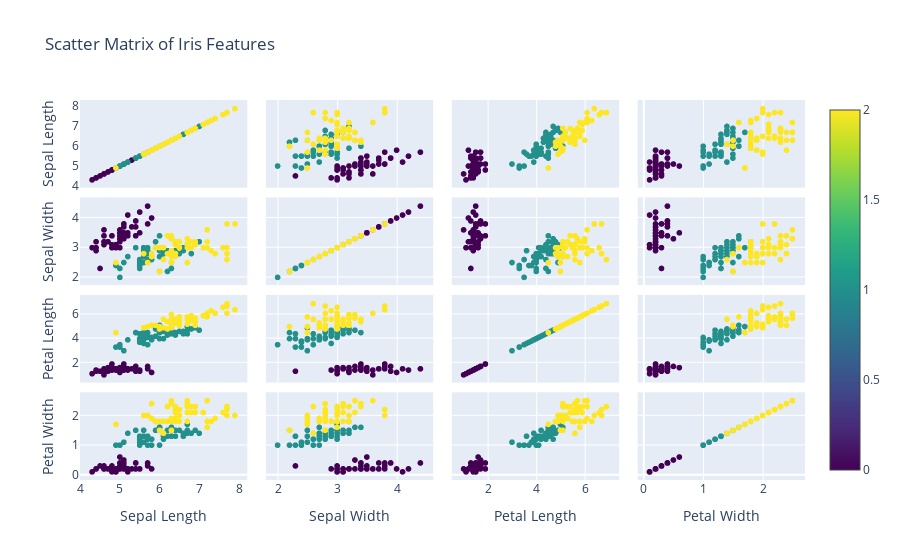

Source (notebook cell):
### Markdown cell above
<h2 style="
  font-size: 1.5em; 
  color: black; /* Light text color */
  margin-left: 0; 
  margin-top: 20px; 
  font-family: 'Verdana', sans-serif; 
  border-bottom: 5px solid #002b36; /* Dark background color for underline effect */
  padding-bottom: 5px; 
">
  <b>Plotting</b>
</h2>

### Code cell
# Define dimensions for scatter plot matrix
dimensions = [
    dict(label='Sepal Length', values=df['sepal_length']),
    dict(label='Sepal Width', values=df['sepal_width']),
    dict(label='Petal Length', values=df['petal_length']),
    dict(label='Petal Width', values=df['petal_width'])
]

# Create scatter plot matrix
fig = go.Figure(data=go.Splom(
    dimensions=dimensions,
    text=df['species'],  # Text labels for each point
    marker=dict(
        color=df['species'].astype('category').cat.codes,  # Use category codes for coloring
        colorscale='Viridis',  # Change colorscale if desired
        showscale=True
    )
))

# Update layout
fig.update_layout(
    title="Scatter Matrix of Iris Features",
    dragmode='select',
    autosize=True,
    xaxis=dict(
        showline=False,
        showgrid=False,
        zeroline=False
    ),
    yaxis=dict(
        showline=False,
        showgrid=False,
        zeroline=False
    )
)

# Show the figure
fig.show()

### Figure 1 — Plotly figure (JSON) as saved in the notebook; plotly's stock layout.template omitted (floating-point values rounded to 4 significant figures; data arrays with more than 128 entries replaced by an {"elided": "..."} marker saying what was removed)
{"data": [{"dimensions": [{"label": "Sepal Length", "values": {"elided": "150 float values"}}, {"label": "Sepal Width", "values": {"elided": "150 float values"}}, {"label": "Petal Length", "values": {"elided": "150 float values"}}, {"label": "Petal Width", "values": {"elided": "150 float values"}}], "marker": {"color": {"elided": "150 int values"}, "colorscale": [[0, "#440154"], [0.1111, "#482878"], [0.2222, "#3e4989"], [0.3333, "#31688e"], [0.4444, "#26828e"], [0.5556, "#1f9e89"], [0.6667, "#35b779"], [0.7778, "#6ece58"], [0.8889, "#b5de2b"], [1, "#fde725"]], "showscale": true}, "text": {"elided": "150 str values"}, "type": "splom"}], "layout": {"autosize": true, "dragmode": "select", "title": {"text": "Scatter Matrix of Iris Features"}, "xaxis": {"showgrid": false, "showline": false, "zeroline": false}, "yaxis": {"showgrid": false, "showline": false, "zeroline": false}}}
